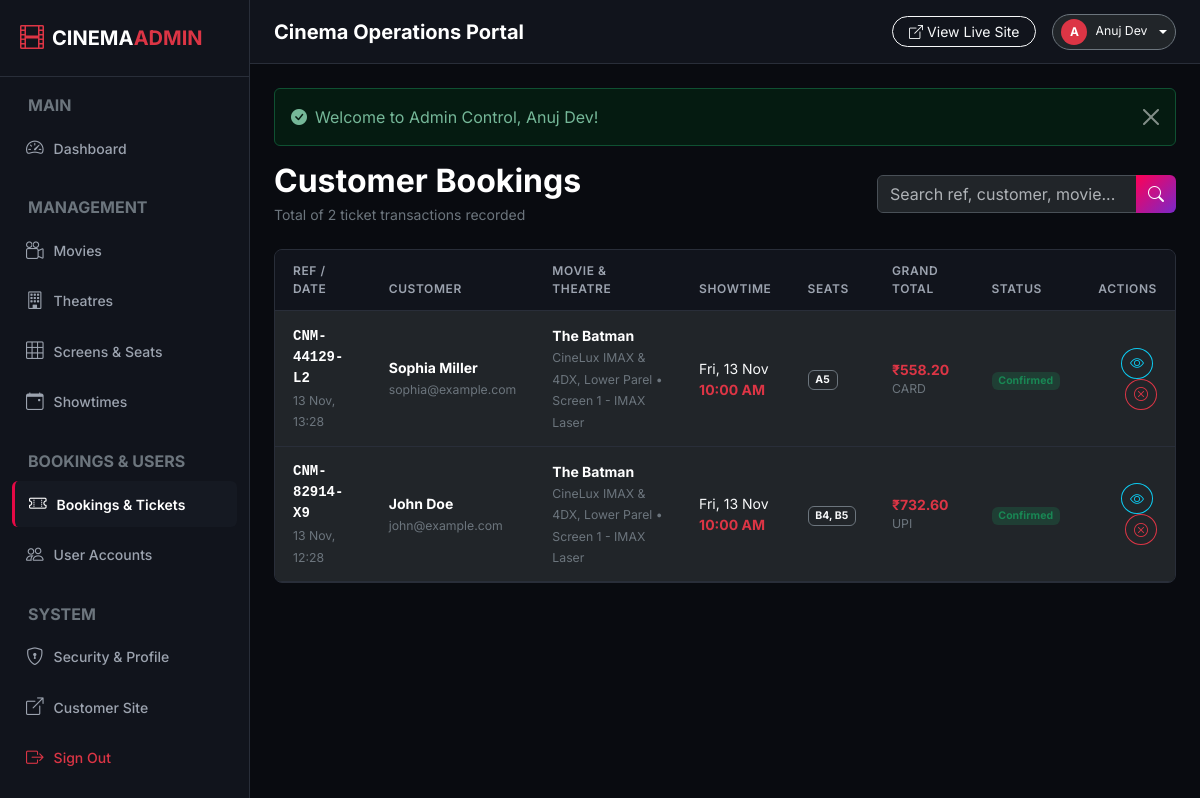
Screenshot of /admin/bookings.php (signed in) with the database file from the repository.
### tables this page shows
CREATE TABLE `bookings` (
  `id` INT AUTO_INCREMENT PRIMARY KEY,
  `booking_reference` VARCHAR(30) NOT NULL UNIQUE,
  `user_id` INT NOT NULL,
  `show_id` INT NOT NULL,
  `total_seats` INT NOT NULL,
  `subtotal` DECIMAL(10, 2) NOT NULL,
  `convenience_fee` DECIMAL(10, 2) NOT NULL DEFAULT 35.00,
  `tax_amount` DECIMAL(10, 2) NOT NULL DEFAULT 0.00,
  `grand_total` DECIMAL(10, 2) NOT NULL,
  `booking_status` ENUM('confirmed', 'cancelled', 'pending') DEFAULT 'confirmed',
  `payment_status` ENUM('paid', 'pending', 'failed', 'refunded') DEFAULT 'paid',
  `created_at` TIMESTAMP DEFAULT CURRENT_TIMESTAMP,
  INDEX `idx_bookings_user` (`user_id`),
  INDEX `idx_bookings_show` (`show_id`),
  INDEX `idx_bookings_ref` (`booking_reference`),
  CONSTRAINT `fk_bookings_user` FOREIGN KEY (`user_id`) REFERENCES `users` (`id`) ON DELETE CASCADE,
  CONSTRAINT `fk_bookings_show` FOREIGN KEY (`show_id`) REFERENCES `shows` (`id`) ON DELETE CASCADE
);

CREATE TABLE `users` (
  `id` INT AUTO_INCREMENT PRIMARY KEY,
  `full_name` VARCHAR(100) NOT NULL,
  `email` VARCHAR(150) NOT NULL UNIQUE,
  `phone` VARCHAR(20) DEFAULT NULL,
  `password` VARCHAR(255) NOT NULL,
  `role` ENUM('user', 'admin') DEFAULT 'user',
  `status` ENUM('active', 'inactive', 'banned') DEFAULT 'active',
  `created_at` TIMESTAMP DEFAULT CURRENT_TIMESTAMP,
  `updated_at` TIMESTAMP DEFAULT CURRENT_TIMESTAMP ON UPDATE CURRENT_TIMESTAMP,
  INDEX `idx_user_email` (`email`)
);

CREATE TABLE `movies` (
  `id` INT AUTO_INCREMENT PRIMARY KEY,
  `title` VARCHAR(200) NOT NULL,
  `slug` VARCHAR(220) NOT NULL UNIQUE,
  `tmdb_id` INT DEFAULT NULL,
  `description` TEXT NOT NULL,
  `duration_mins` INT NOT NULL,
  `release_date` DATE NOT NULL,
  `genre` VARCHAR(120) NOT NULL,
  `language` VARCHAR(60) NOT NULL,
  `rating` DECIMAL(3, 1) DEFAULT 8.5,
  `certificate` VARCHAR(10) DEFAULT 'UA',
  `poster_url` VARCHAR(500) NOT NULL,
  `backdrop_url` VARCHAR(500) NOT NULL,
  `trailer_url` VARCHAR(500) DEFAULT NULL,
  `status` ENUM('now_showing', 'coming_soon') DEFAULT 'now_showing',
  `is_featured` TINYINT(1) DEFAULT 0,
  `created_at` TIMESTAMP DEFAULT CURRENT_TIMESTAMP,
  INDEX `idx_movies_status` (`status`),
  INDEX `idx_movies_slug` (`slug`),
  INDEX `idx_movies_tmdb` (`tmdb_id`)
);

CREATE TABLE `theatres` (
  `id` INT AUTO_INCREMENT PRIMARY KEY,
  `city_id` INT NOT NULL,
  `name` VARCHAR(150) NOT NULL,
  `address` TEXT NOT NULL,
  `contact_phone` VARCHAR(20) DEFAULT NULL,
  `facilities` VARCHAR(255) DEFAULT 'Dolby Atmos, 4K Laser, Recliner Seats, Cafeteria, Valet Parking',
  `is_active` TINYINT(1) DEFAULT 1,
  `created_at` TIMESTAMP DEFAULT CURRENT_TIMESTAMP,
  INDEX `idx_theatre_city` (`city_id`),
  CONSTRAINT `fk_theatres_city` FOREIGN KEY (`city_id`) REFERENCES `cities` (`id`) ON DELETE CASCADE
);

CREATE TABLE `screens` (
  `id` INT AUTO_INCREMENT PRIMARY KEY,
  `theatre_id` INT NOT NULL,
  `screen_name` VARCHAR(60) NOT NULL,
  `screen_type` VARCHAR(50) DEFAULT 'IMAX 2D',
  `total_seats` INT DEFAULT 60,
  `created_at` TIMESTAMP DEFAULT CURRENT_TIMESTAMP,
  INDEX `idx_screens_theatre` (`theatre_id`),
  CONSTRAINT `fk_screens_theatre` FOREIGN KEY (`theatre_id`) REFERENCES `theatres` (`id`) ON DELETE CASCADE
);

CREATE TABLE `shows` (
  `id` INT AUTO_INCREMENT PRIMARY KEY,
  `movie_id` INT NOT NULL,
  `theatre_id` INT NOT NULL,
  `screen_id` INT NOT NULL,
  `show_date` DATE NOT NULL,
  `show_time` TIME NOT NULL,
  `regular_price` DECIMAL(10, 2) NOT NULL DEFAULT 180.00,
  `premium_price` DECIMAL(10, 2) NOT NULL DEFAULT 280.00,
  `recliner_price` DECIMAL(10, 2) NOT NULL DEFAULT 420.00,
  `status` ENUM('active', 'cancelled', 'completed') DEFAULT 'active',
  `created_at` TIMESTAMP DEFAULT CURRENT_TIMESTAMP,
  INDEX `idx_shows_movie_date` (`movie_id`, `show_date`),
  INDEX `idx_shows_theatre` (`theatre_id`),
  INDEX `idx_shows_screen` (`screen_id`),
  CONSTRAINT `fk_shows_movie` FOREIGN KEY (`movie_id`) REFERENCES `movies` (`id`) ON DELETE CASCADE,
  CONSTRAINT `fk_shows_theatre` FOREIGN KEY (`theatre_id`) REFERENCES `theatres` (`id`) ON DELETE CASCADE,
  CONSTRAINT `fk_shows_screen` FOREIGN KEY (`screen_id`) REFERENCES `screens` (`id`) ON DELETE CASCADE
);

CREATE TABLE `payments` (
  `id` INT AUTO_INCREMENT PRIMARY KEY,
  `booking_id` INT NOT NULL,
  `transaction_ref` VARCHAR(60) NOT NULL UNIQUE,
  `payment_method` ENUM('upi', 'card', 'netbanking') NOT NULL,
  `amount` DECIMAL(10, 2) NOT NULL,
  `payment_status` ENUM('success', 'pending', 'failed', 'refunded') DEFAULT 'success',
  `card_network` VARCHAR(40) DEFAULT NULL,
  `masked_account` VARCHAR(60) DEFAULT NULL,
  `payment_response` TEXT DEFAULT NULL,
  `created_at` TIMESTAMP DEFAULT CURRENT_TIMESTAMP,
  INDEX `idx_payments_booking` (`booking_id`),
  CONSTRAINT `fk_payments_booking` FOREIGN KEY (`booking_id`) REFERENCES `bookings` (`id`) ON DELETE CASCADE
);

### admin/bookings.php (the view, shortened to what this page needs)
<?php
$pdo = getDBConnection();
$search = trim($_GET['q'] ?? '');
$sql = "
    SELECT b.*, u.full_name AS customer_name, u.email AS customer_email, u.phone AS customer_phone,
           s.show_date, s.show_time,
           m.title AS movie_title, t.name AS theatre_name, sc.screen_name,
           (SELECT GROUP_CONCAT(bs.seat_code SEPARATOR ', ') FROM booking_seats bs WHERE bs.booking_id = b.id) AS seat_codes,
           p.transaction_ref, p.payment_method
    FROM bookings b
    JOIN users u ON b.user_id = u.id
    JOIN shows s ON b.show_id = s.id
    JOIN movies m ON s.movie_id = m.id
    JOIN theatres t ON s.theatre_id = t.id
    JOIN screens sc ON s.screen_id = sc.id
    LEFT JOIN payments p ON p.booking_id = b.id
    WHERE 1=1
";
$params = [];
$sql .= " ORDER BY b.created_at DESC";
$stmt = $pdo->prepare($sql);
$stmt->execute($params);
$bookings = $stmt->fetchAll();
include __DIR__ . '/includes/header.php';
?>
<div class="d-flex flex-column flex-md-row justify-content-between align-items-md-center gap-3 mb-4">
    <div>
        <h2 class="text-white fw-bold mb-1">Customer Bookings</h2>
        <p class="text-secondary small mb-0">Total of <?= count($bookings) ?> ticket transactions recorded</p>
    </div>
    <form class="d-flex" action="" method="GET">
        <div class="input-group">
            <input type="text" name="q" class="form-control cinematic-input" placeholder="Search ref, customer, movie..." value="<?= htmlspecialchars($search) ?>">
            <button class="btn btn-danger" type="submit" style="background: linear-gradient(135deg, #ff0055 0%, #7928ca 100%); border: none;">
                <i class="bi bi-search"></i>
            </button>
        </div>
    </form>
</div>
<div class="admin-card">
    <div class="table-responsive">
        <table class="table admin-table">
            <thead>
                <tr>
                    <th>Ref / Date</th>
                    <th>Customer</th>
                    <th>Movie & Theatre</th>
                    <th>Showtime</th>
                    <th>Seats</th>
                    <th>Grand Total</th>
                    <th>Status</th>
                    <th class="text-end">Actions</th>
                </tr>
            </thead>
            <tbody>
                <?php if (empty($bookings)): ?>
                    <tr>
                        <td colspan="8" class="text-center py-4 text-secondary">No customer bookings found.</td>
                    </tr>
                <?php else: ?>
                    <?php foreach ($bookings as $b): ?>
                        <tr>
                            <td>
                                <strong class="text-white font-monospace d-block"><?= htmlspecialchars($b['booking_reference']) ?></strong>
                                <small class="text-secondary"><?= format_date($b['created_at'], 'd M, H:i') ?></small>
                            </td>
                            <td>
                                <div class="text-white fw-bold"><?= htmlspecialchars($b['customer_name']) ?></div>
                                <small class="text-secondary"><?= htmlspecialchars($b['customer_email']) ?></small>
                            </td>
                            <td>
                                <strong class="text-white d-block"><?= htmlspecialchars($b['movie_title']) ?></strong>
                                <small class="text-secondary"><?= htmlspecialchars($b['theatre_name']) ?> &bull; <?= htmlspecialchars($b['screen_name']) ?></small>
                            </td>
                            <td>
                                <span class="text-light"><?= format_date($b['show_date'], 'D, d M') ?></span>
                                <div class="text-danger fw-bold fs-xs"><?= format_time($b['show_time']) ?></div>
                            </td>
                            <td>
                                <span class="badge bg-dark border border-secondary text-light">
                                    <?= htmlspecialchars($b['seat_codes'] ?? 'None') ?>
                                </span>
                            </td>
                            <td>
                                <strong class="text-danger"><?= format_currency($b['grand_total']) ?></strong>
                                <small class="text-secondary d-block fs-xs text-uppercase"><?= htmlspecialchars($b['payment_method'] ?? 'card') ?></small>
                            </td>
                            <td>
                                <?php if ($b['booking_status'] === 'confirmed'): ?>
                                    <span class="badge bg-success bg-opacity-25 text-success">Confirmed</span>
                                <?php else: ?>
                                    <span class="badge bg-danger bg-opacity-25 text-danger">Cancelled</span>
                                <?php endif; ?>
                            </td>
                            <td class="text-end">
                                <a href="<?= base_url('ticket.php?ref=' . urlencode($b['booking_reference'])) ?>" target="_blank" class="btn btn-sm btn-outline-info rounded-circle me-1" title="View Digital Ticket">
                                    <i class="bi bi-eye"></i>
                                </a>
                                <?php if ($b['booking_status'] === 'confirmed'): ?>
                                    <form action="<?= base_url('backend/ticket-process.php') ?>" method="POST" class="d-inline" onsubmit="return confirm('Cancel this booking and release the seats?');">
                                        <button type="submit" class="btn btn-sm btn-outline-danger rounded-circle" title="Cancel Booking">
                                            <i class="bi bi-x-circle"></i>
                                        </button>
                                    </form>
                                <?php endif; ?>
                            </td>
                        </tr>
                    <?php endforeach; ?>
                <?php endif; ?>
            </tbody>
        </table>
    </div>
</div>
<?php include __DIR__ . '/includes/footer.php'; ?>

### assets/css/admin.css (style rules this page uses)
:root { --admin-bg: #090B10; --admin-sidebar: #11141C; --admin-card: #151922; --admin-elevated: #1F2533; --admin-border: #292E39; --admin-border-light: #363C4A; --admin-accent: #E50945; --admin-accent-hover: #CC073D; --text-primary: #F5F5F5; --text-secondary: #9CA3AF; --text-muted: #6B7280; --font-family: 'Inter', -apple-system, BlinkMacSystemFont, "Segoe UI", Roboto, sans-serif; --transition-fast: all 0.2s ease-in-out; }
body.admin-body { background-color: var(--admin-bg); color: var(--text-primary); font-family: var(--font-family); min-height: 100vh; display: flex; -webkit-font-smoothing: antialiased; }
.admin-card { background: var(--admin-card); border: 1px solid var(--admin-border); border-radius: 8px; overflow: hidden; }
.admin-table { margin-bottom: 0; color: var(--text-primary); font-size: 0.875rem; }
.admin-table th { background: var(--admin-sidebar); color: var(--text-secondary); font-size: 0.75rem; text-transform: uppercase; letter-spacing: 0.05em; border-bottom: 1px solid var(--admin-border); padding: 12px 18px; font-weight: 600; }
.admin-table td { padding: 14px 18px; vertical-align: middle; border-bottom: 1px solid var(--admin-border); color: var(--text-primary); }

### rows the page displays
bookings: booking_reference "CNM-44129-L2", created_at "13 Nov, 13:28", user.full_name "Sophia Miller", user.email "sophia@example.com", movies.title "The Batman", theatres.name "CineLux IMAX & 4DX, Lower Parel", screens.screen_name "Screen 1 - IMAX Laser", show.show_date "Fri, 13 Nov", show.show_time "10:00 AM", seat_codes "A5", grand_total "₹558.20", payments.payment_method "CARD", booking_status "Confirmed"
bookings: booking_reference "CNM-82914-X9", created_at "13 Nov, 12:28", user.full_name "John Doe", user.email "john@example.com", movies.title "The Batman", theatres.name "CineLux IMAX & 4DX, Lower Parel", screens.screen_name "Screen 1 - IMAX Laser", show.show_date "Fri, 13 Nov", show.show_time "10:00 AM", seat_codes "B4, B5", grand_total "₹732.60", payments.payment_method "UPI", booking_status "Confirmed"

### other values shown
$currentAdmin['full_name'] "Anuj Dev"
$flash['message'] "Welcome to Admin Control, Anuj Dev!"
count($bookings) "2"
